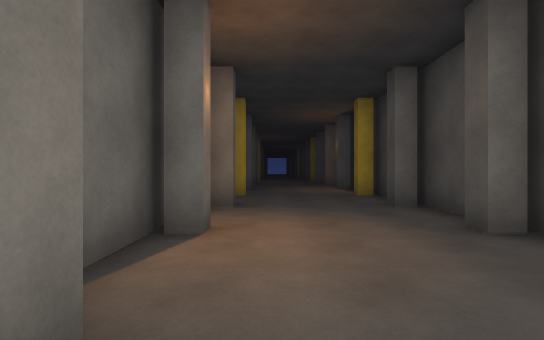
view 1 (above)

12 first-person views from a walk through a 3-D level made in the Unity game engine. The camera is 1.3 m above the floor, looks level and sees 80° across. The floor is counted in squares, 2 m on a side. Each view is taken from the middle of a square. On the plan, view 1 faces up. The plan holds only what a view shows up to about 10 squares ahead; the rest is blank. The place goes on beyond the plan.

view 2
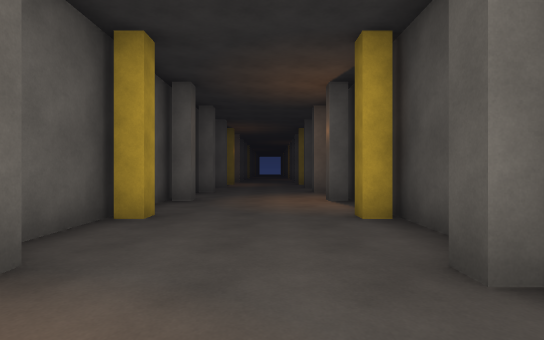

view 3
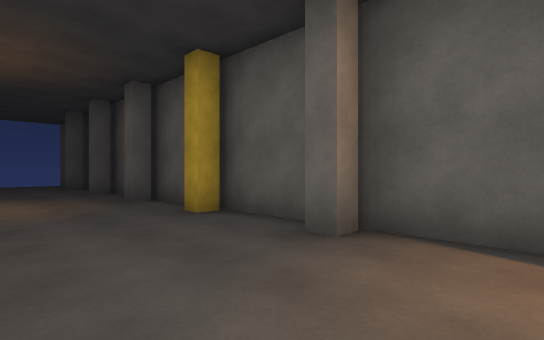

view 4
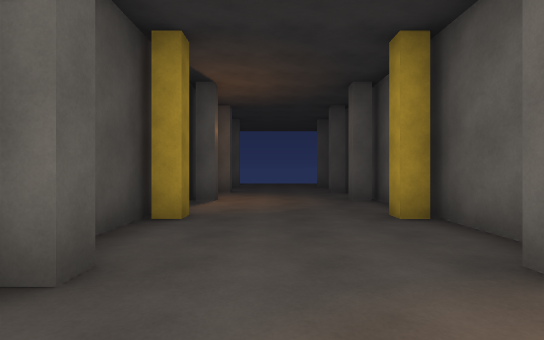

view 5
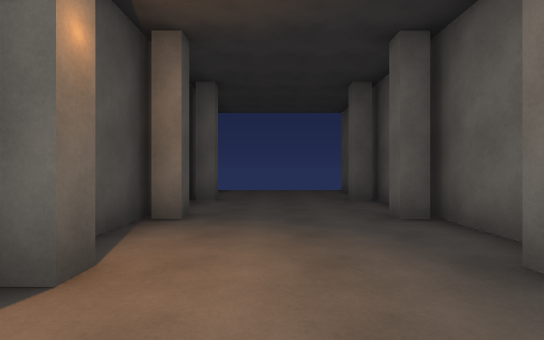

view 6
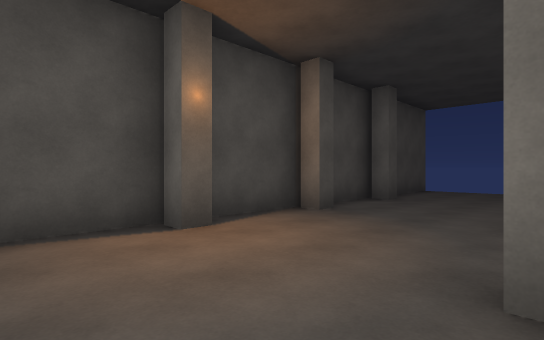

view 7
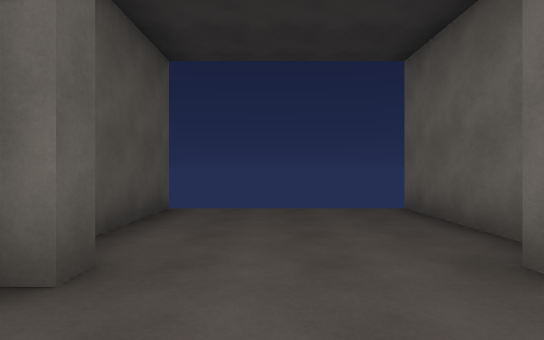

view 8
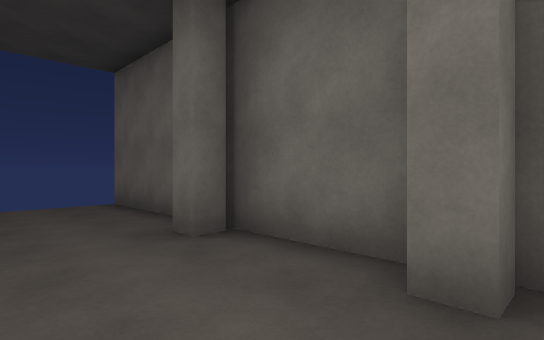

view 9
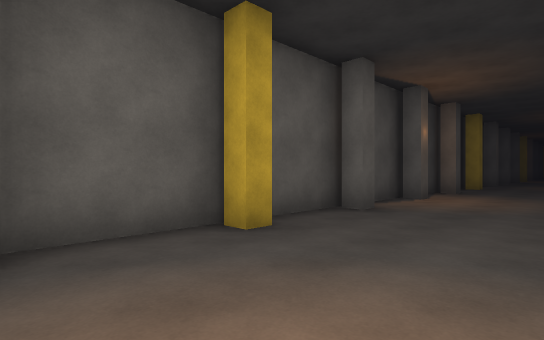

view 10
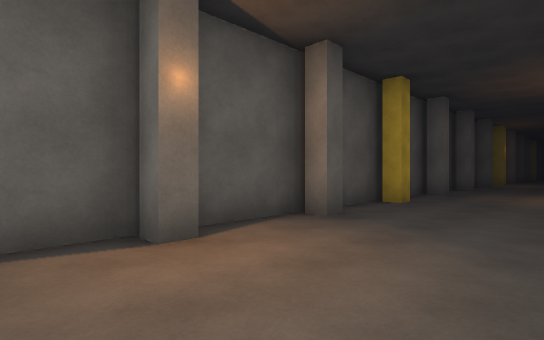

view 11
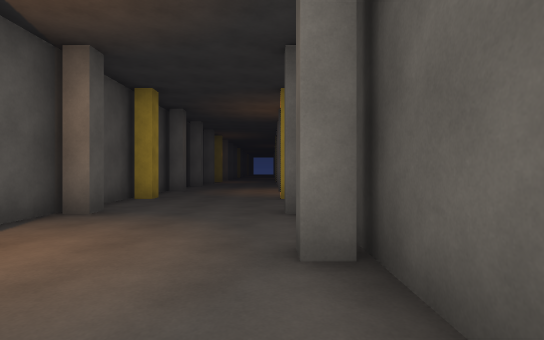

view 12
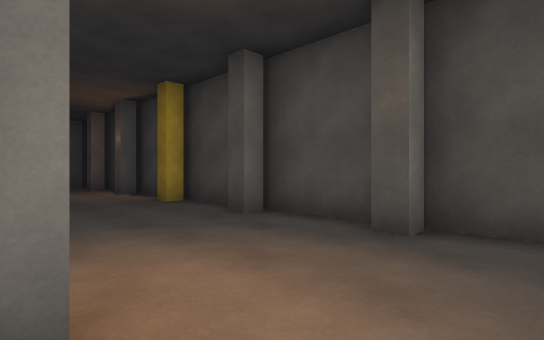

### Floor plan
Points are (right, up) in squares from view 1. A wall is a line through its corners. A room is listed if a view was taken in it or the views show most of it. See-through windows are left out.
Room 1 (views 1, 2, 3, 4, 5, 6, 7, 8, 9, 10, 11, 12)
walls: (2.2, 0.8) (2.2, 1.2) (2.6, 1.2); (2.2, -1.8) (2.2, -1.3) (2.6, -1.3); (-1.1, 1.2) (-0.7, 1.2) (-0.7, 0.8) (-1.1, 0.8); (-1.1, -1.3) (-0.7, -1.3) (-0.7, -1.7) (-1.1, -1.7); (2.8, 1.9) (2.8, 6.1); (2.6, 3.3) (2.2, 3.3) (2.2, 3.8); (-0.7, 3.8) (-0.7, 3.3) (-1.1, 3.3); (-1.1, -3.8) (-0.7, -3.8) (-0.7, -4.2); (2.2, -4.2) (2.2, -3.8) (2.6, -3.8); (2.6, 5.8) (2.2, 5.8) (2.2, 6.2); (-0.7, 6.2) (-0.7, 5.8) (-1.1, 5.8); (-1.1, -6.3) (-0.7, -6.3) (-0.7, -6.8); (2.2, -6.8) (2.2, -6.3) (2.6, -6.3); (2.8, 6.9) (2.8, 11.4); (2.6, 8.3) (2.2, 8.3) (2.2, 8.8); (-0.7, 8.8) (-0.7, 8.3) (-1.1, 8.3); (-1.1, -8.8) (-0.7, -8.8) (-0.7, -9.2); (2.2, -9.2) (2.2, -8.8) (2.6, -8.8); (2.6, 10.8) (2.2, 10.8) (2.2, 11.2); (-0.7, 11.2) (-0.7, 10.8) (-1.1, 10.8); (-1.3, 11.2) (-1.3, -12.5); (2.8, -12.5) (2.8, -0.1); (-0.6, 13.3) (-1.1, 13.3); (2.6, 13.3) (2.1, 13.3)

Where each view was taken, in squares from view 1:
view 1: 0 up, 0 right, facing up
view 2: 4 up, 1 right, facing up
view 3: 3 up, 2 right, facing down-left
view 4: 3 up, 1 right, facing down
view 5: 2 down, 1 right, facing down
view 6: 2 down, 1 left, facing down-right
view 7: 7 down, 1 right, facing down
view 8: 6 down, 1 right, facing down-left
view 9: 4 down, 2 right, facing up-left
view 10: 2 up, 2 right, facing up-left
view 11: 1 up, 2 right, facing up
view 12: 2 up, 1 left, facing up-right
